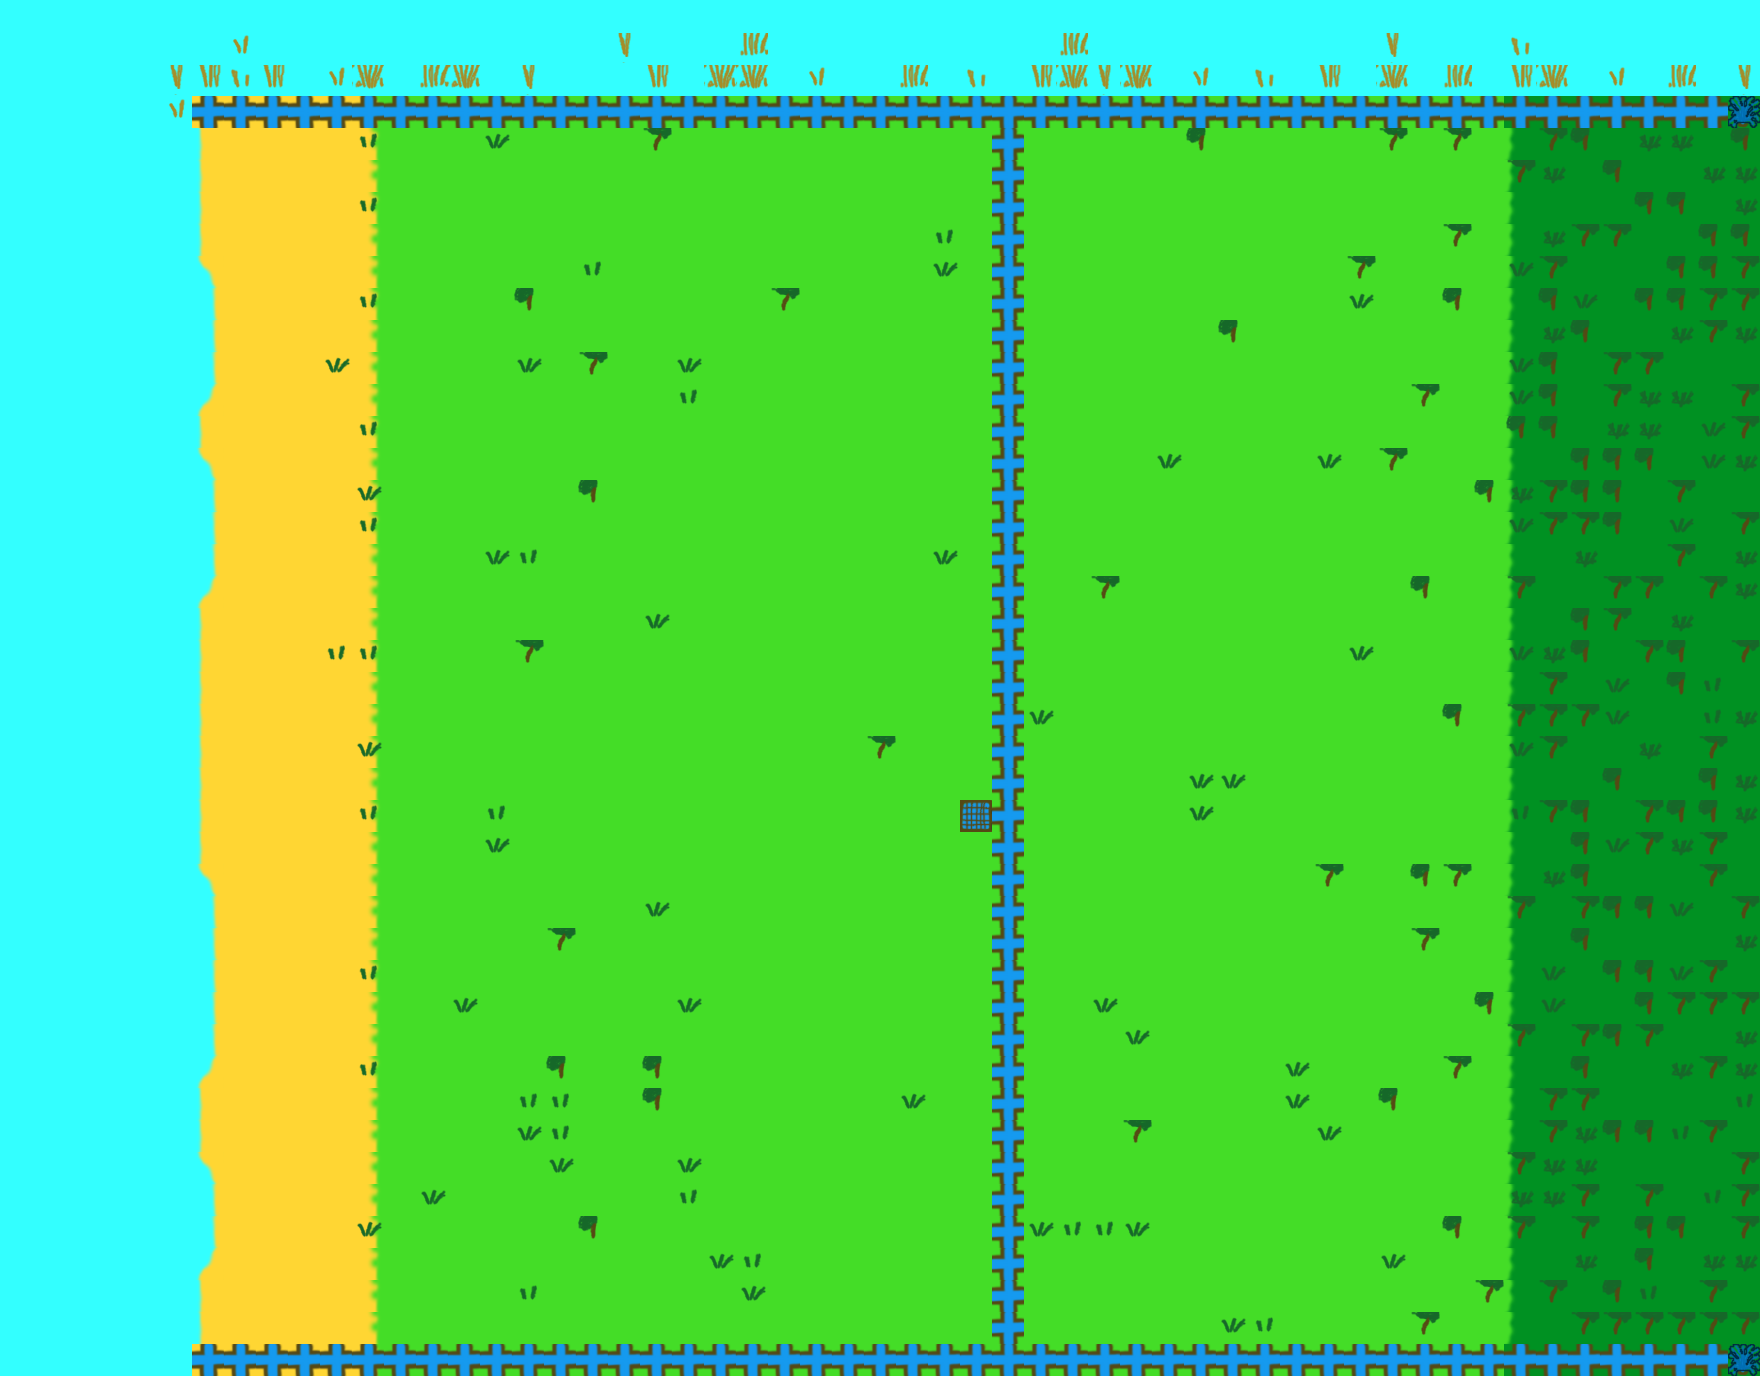

Rendered tile map (Tiled .tmx) drawn with the repository's tilesets; below, a short description and the map source with its tile grids summarised:
An orthogonal 55x43 tile map with 32x32 px tiles, 3 tile layers (Map, Veg, Others), 3 tilesets.

<map version="1.0" orientation="orthogonal" renderorder="left-up" width="55" height="43" tilewidth="32" tileheight="32" nextobjectid="1">
 <tileset firstgid="1" name="tileSheet" tilewidth="32" tileheight="32" tilecount="20" columns="5">
  <image source="tileSheet.png" width="160" height="128" />
 </tileset>
 <tileset firstgid="21" name="VegetationSheet" tilewidth="32" tileheight="32" tilecount="12" columns="6">
  <image source="VegetationSheet.png" width="192" height="64" />
 </tileset>
 <tileset firstgid="33" name="OthersSheet" tilewidth="32" tileheight="32" tilecount="5" columns="5">
  <image source="OthersSheet.png" width="160" height="32" />
 </tileset>
 <layer name="Map" width="55" height="43">
  <data>[2365 cells, 2365 non-empty, 10 distinct tile ids]</data>
 </layer>
 <layer name="Veg" width="55" height="43">
  <data>[2365 cells, 315 non-empty, 11 distinct tile ids]</data>
 </layer>
 <layer name="Others" width="55" height="43">
  <data>[2365 cells, 137 non-empty, 3 distinct tile ids]</data>
 </layer>
</map>